Frame 1 (no input): blank canvas, image omitted
Frame 60 (the mouse pressed at the canvas centre just before this capture): blank canvas, image omitted
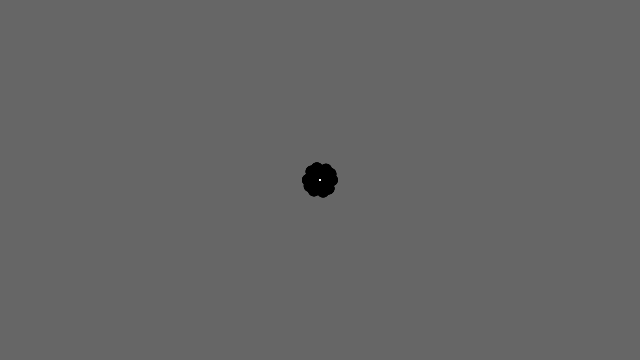
Frame 120 (the mouse held since frame 60 and released just before this capture)

The Processing sketch whose frames 1 and 60 were blank and that drew this single picture after the mouse press (run headless with seeded random() and noise(); from frame 60 on, the mouse is pressed at the canvas centre):

// Processing sketch: flowers
// ── flowers.pde
int angle = 0; 

void setup(){
  size(640, 360); 
  background(102); 
  noStroke(); 
  fill(0, 102);
}

void draw(){
  if(mousePressed == true){
    angle += 10; 
    float val = cos(radians(angle))*12.0;
    for(int a = 0; a<360; a+= 75){
      float xoff = cos(radians(a))*val; 
      float yoff = sin(radians(a))*val; 
      fill(0); 
      ellipse(mouseX + xoff, mouseY + yoff, val, val);
    }
    fill(255); 
    ellipse(mouseX, mouseY, 2, 2);
  }
}
